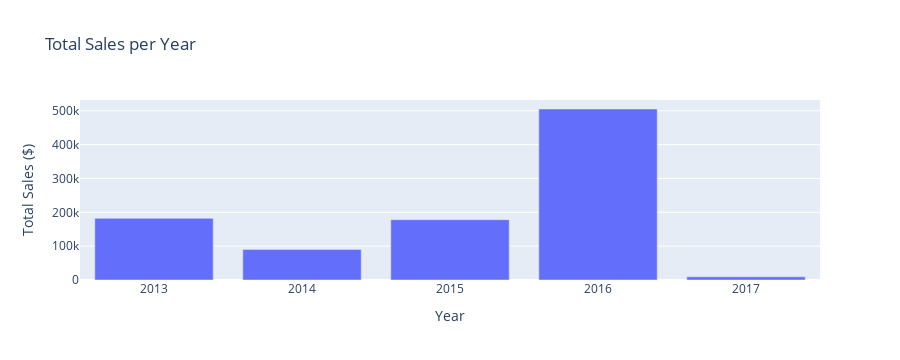

The notebook cell saved with this chart:
### Code cell
#yearly trend
yearly_trend = final_df.groupby('year')['total_amt_usd'].sum().reset_index()

fig = px.bar(yearly_trend, x='year', y='total_amt_usd', title=' Total Sales per Year')
fig.update_layout(
    xaxis_title='Year',
    yaxis_title='Total Sales ($)'
)
fig.show()

### Figure 1 — Plotly figure (JSON) as saved in the notebook; plotly's stock layout.template omitted (floating-point values rounded to 4 significant figures)
{"data": [{"alignmentgroup": "True", "hovertemplate": "year=%{x}<br>total_amt_usd=%{y}<extra></extra>", "legendgroup": "", "marker": {"color": "#636efa", "pattern": {"shape": ""}}, "name": "", "offsetgroup": "", "orientation": "v", "showlegend": false, "textposition": "auto", "type": "bar", "x": [2013, 2014, 2015, 2016, 2017], "xaxis": "x", "y": [182200.0, 90310.0, 178300.0, 505300.0, 9457.0], "yaxis": "y"}], "layout": {"barmode": "relative", "height": 360, "legend": {"tracegroupgap": 0}, "title": {"text": " Total Sales per Year"}, "xaxis": {"anchor": "y", "autorange": true, "domain": [0, 1], "range": [2012.0, 2018.0], "title": {"text": "Year"}, "type": "linear"}, "yaxis": {"anchor": "x", "autorange": true, "domain": [0, 1], "range": [0, 531900.0], "title": {"text": "Total Sales ($)"}, "type": "linear"}}}
